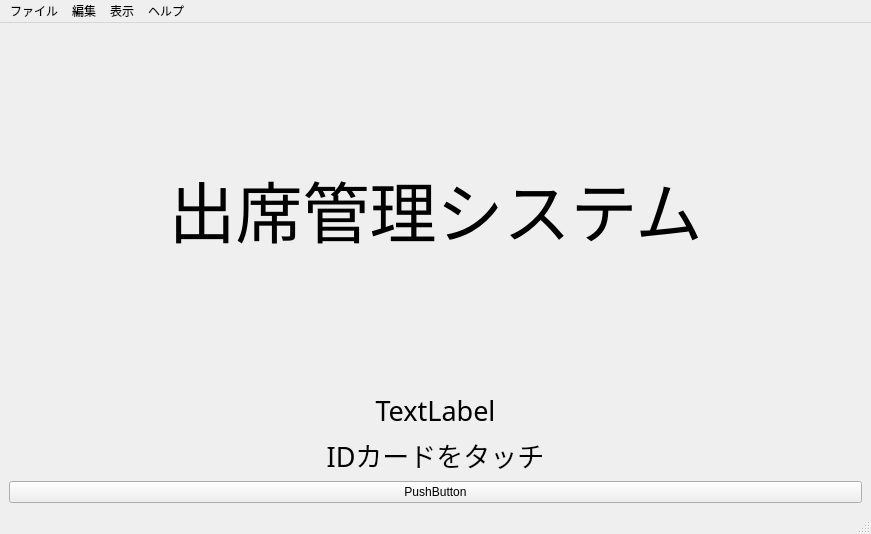
<?xml version="1.0" encoding="UTF-8"?>
<ui version="4.0">
 <class>MainWindow</class>
 <widget class="QMainWindow" name="MainWindow">
  <property name="enabled">
   <bool>true</bool>
  </property>
  <property name="geometry">
   <rect>
    <x>0</x>
    <y>0</y>
    <width>871</width>
    <height>534</height>
   </rect>
  </property>
  <property name="sizePolicy">
   <sizepolicy hsizetype="Expanding" vsizetype="Preferred">
    <horstretch>0</horstretch>
    <verstretch>0</verstretch>
   </sizepolicy>
  </property>
  <property name="font">
   <font>
    <pointsize>9</pointsize>
   </font>
  </property>
  <property name="windowTitle">
   <string>Team7 - CardReader</string>
  </property>
  <widget class="QWidget" name="centralwidget">
   <layout class="QVBoxLayout" name="verticalLayout">
    <item>
     <widget class="QLabel" name="label">
      <property name="sizePolicy">
       <sizepolicy hsizetype="Preferred" vsizetype="Preferred">
        <horstretch>0</horstretch>
        <verstretch>0</verstretch>
       </sizepolicy>
      </property>
      <property name="font">
       <font>
        <family>UD デジタル 教科書体 N-R</family>
        <pointsize>50</pointsize>
       </font>
      </property>
      <property name="text">
       <string>出席管理システム</string>
      </property>
      <property name="scaledContents">
       <bool>false</bool>
      </property>
      <property name="alignment">
       <set>Qt::AlignCenter</set>
      </property>
     </widget>
    </item>
    <item>
     <widget class="QLabel" name="label_3">
      <property name="sizePolicy">
       <sizepolicy hsizetype="Preferred" vsizetype="Fixed">
        <horstretch>0</horstretch>
        <verstretch>0</verstretch>
       </sizepolicy>
      </property>
      <property name="minimumSize">
       <size>
        <width>0</width>
        <height>30</height>
       </size>
      </property>
      <property name="font">
       <font>
        <family>メイリオ</family>
        <pointsize>20</pointsize>
       </font>
      </property>
      <property name="text">
       <string>TextLabel</string>
      </property>
      <property name="alignment">
       <set>Qt::AlignCenter</set>
      </property>
     </widget>
    </item>
    <item>
     <widget class="QLabel" name="label_2">
      <property name="sizePolicy">
       <sizepolicy hsizetype="Preferred" vsizetype="Fixed">
        <horstretch>0</horstretch>
        <verstretch>0</verstretch>
       </sizepolicy>
      </property>
      <property name="minimumSize">
       <size>
        <width>0</width>
        <height>30</height>
       </size>
      </property>
      <property name="font">
       <font>
        <family>メイリオ</family>
        <pointsize>20</pointsize>
       </font>
      </property>
      <property name="text">
       <string>IDカードをタッチ</string>
      </property>
      <property name="alignment">
       <set>Qt::AlignCenter</set>
      </property>
     </widget>
    </item>
    <item>
     <widget class="QPushButton" name="pushButton">
      <property name="text">
       <string>PushButton</string>
      </property>
     </widget>
    </item>
   </layout>
  </widget>
  <widget class="QMenuBar" name="menubar">
   <property name="geometry">
    <rect>
     <x>0</x>
     <y>0</y>
     <width>871</width>
     <height>21</height>
    </rect>
   </property>
   <widget class="QMenu" name="menu">
    <property name="title">
     <string>ファイル</string>
    </property>
    <addaction name="action_9"/>
    <addaction name="action_10"/>
   </widget>
   <widget class="QMenu" name="menu_2">
    <property name="title">
     <string>編集</string>
    </property>
    <addaction name="action_6"/>
    <addaction name="separator"/>
    <addaction name="action_8"/>
   </widget>
   <widget class="QMenu" name="menu_3">
    <property name="title">
     <string>表示</string>
    </property>
    <addaction name="action"/>
    <addaction name="action_2"/>
    <addaction name="action_4"/>
   </widget>
   <widget class="QMenu" name="menu_4">
    <property name="title">
     <string>ヘルプ</string>
    </property>
    <addaction name="actionGithub"/>
    <addaction name="actionAbout"/>
   </widget>
   <addaction name="menu"/>
   <addaction name="menu_2"/>
   <addaction name="menu_3"/>
   <addaction name="menu_4"/>
  </widget>
  <widget class="QStatusBar" name="statusbar"/>
  <action name="action">
   <property name="text">
    <string>管理画面表示</string>
   </property>
  </action>
  <action name="action_2">
   <property name="text">
    <string>出席表示</string>
   </property>
  </action>
  <action name="action_3">
   <property name="text">
    <string>動作設定</string>
   </property>
  </action>
  <action name="actionGithub">
   <property name="text">
    <string>Github</string>
   </property>
  </action>
  <action name="actionAbout">
   <property name="text">
    <string>About</string>
   </property>
  </action>
  <action name="action_5">
   <property name="text">
    <string>終了</string>
   </property>
  </action>
  <action name="action_6">
   <property name="text">
    <string>出席状況修正</string>
   </property>
  </action>
  <action name="action_8">
   <property name="text">
    <string>データベース更新
</string>
   </property>
  </action>
  <action name="action_9">
   <property name="text">
    <string>環境設定</string>
   </property>
  </action>
  <action name="action_10">
   <property name="text">
    <string>終了</string>
   </property>
  </action>
  <action name="action_4">
   <property name="text">
    <string>デバッグ機能</string>
   </property>
  </action>
 </widget>
 <resources/>
 <connections/>
</ui>
